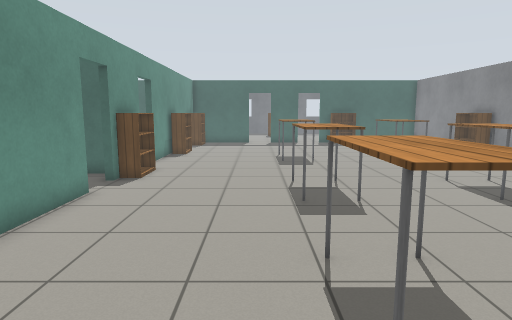
View 1 (above)

24 first-person views from a walk through a world built for the Gazebo simulator. The camera is 1.2 m above the floor, tilts 8° down and sees 75° across. The floor is counted in squares, 0.5 m on a side. Each view is taken from the middle of a square. On the plan, view 1 faces up. The plan holds only what a view shows up to about 19 squares ahead; the rest is blank. Simple patterns stand in for the simulator's built-in surfaces.

View 2
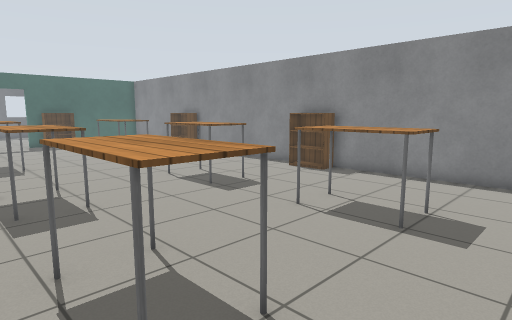

View 3
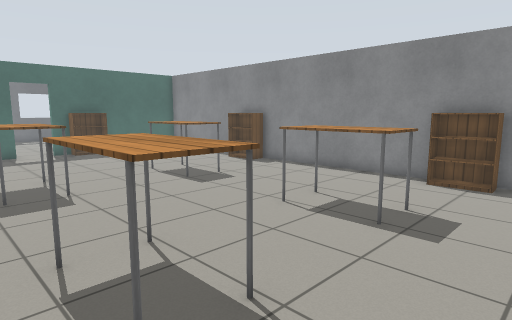

View 4
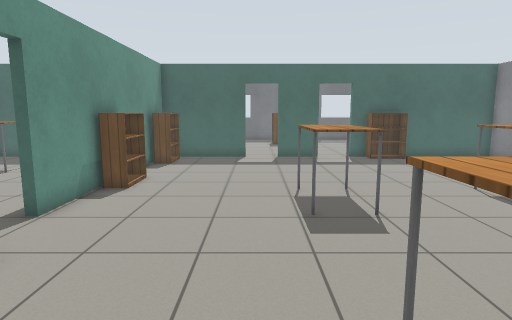

View 5
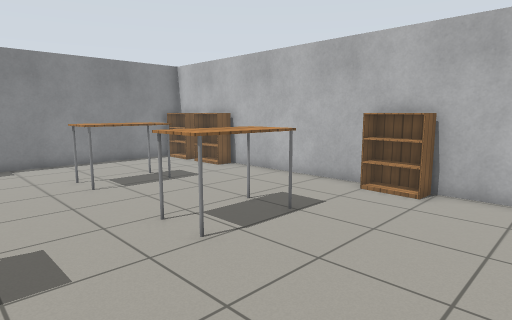

View 6
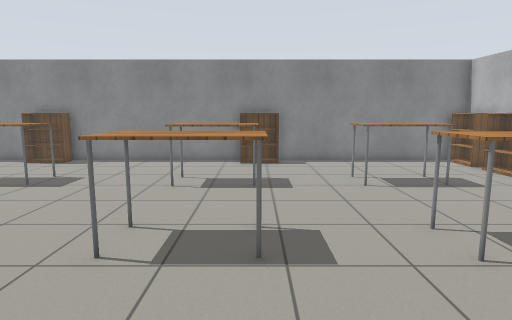

View 7
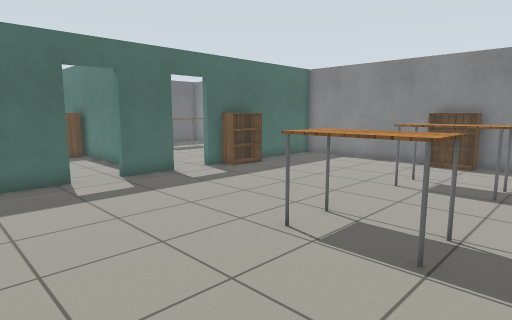

View 8
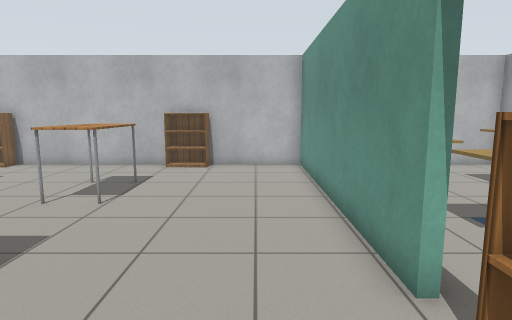

View 9
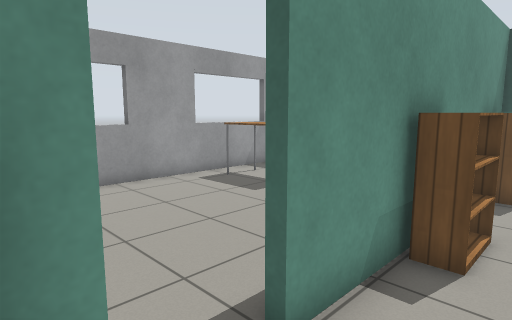

View 10
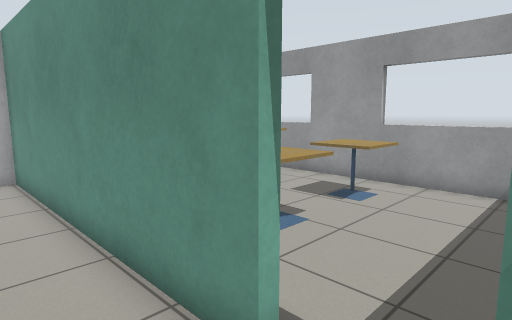

View 11
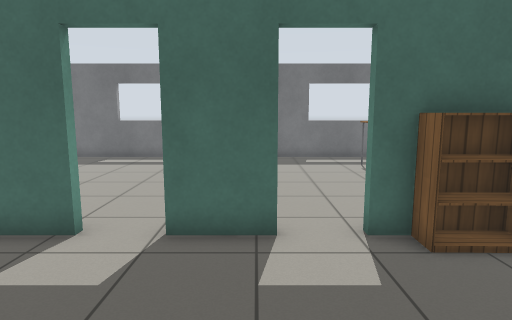

View 12
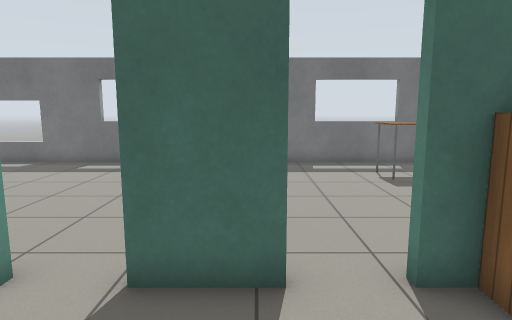

View 13
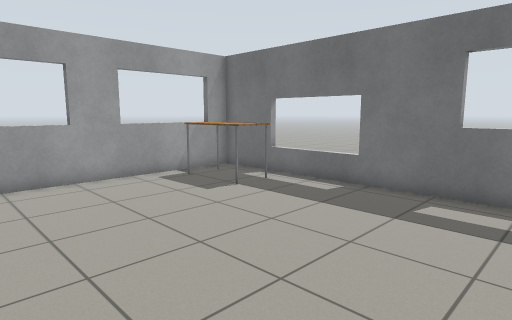

View 14
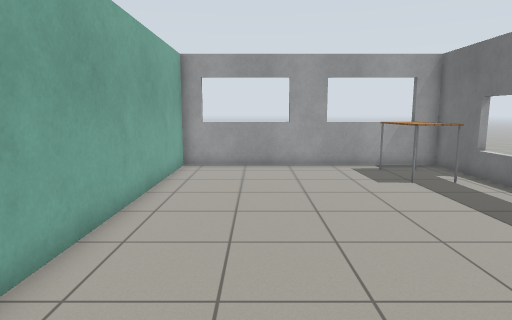

View 15
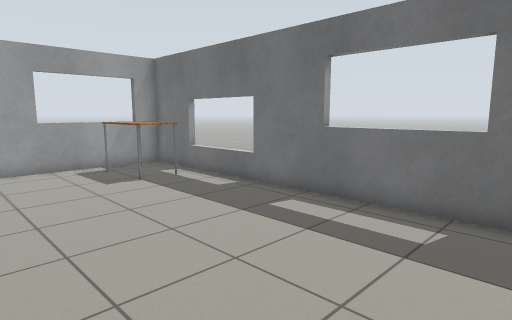

View 16
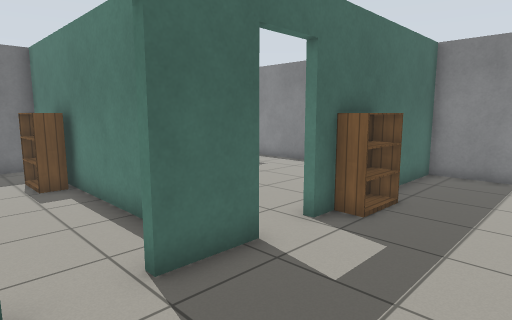

View 17
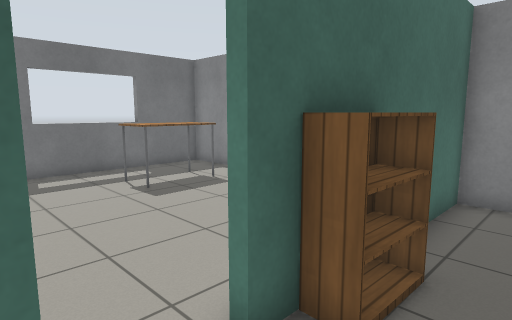

View 18
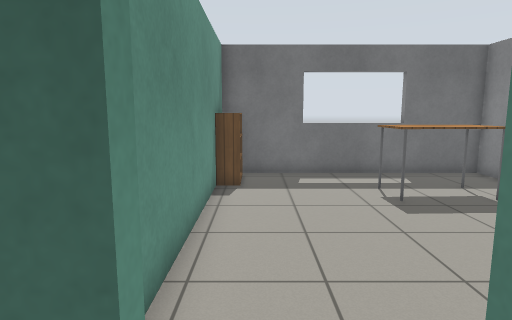

View 19
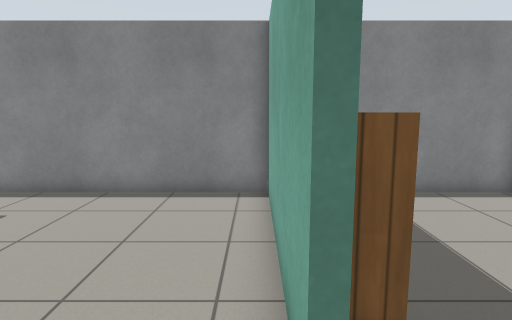

View 20
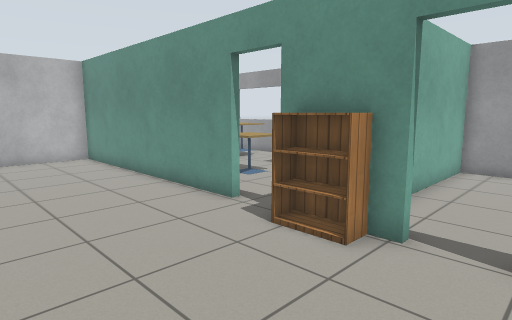

View 21
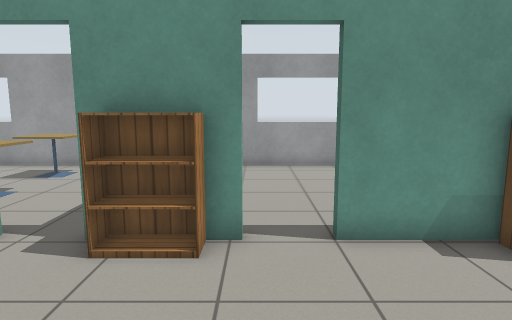

View 22
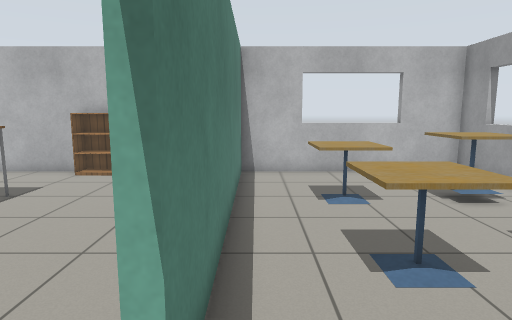

View 23
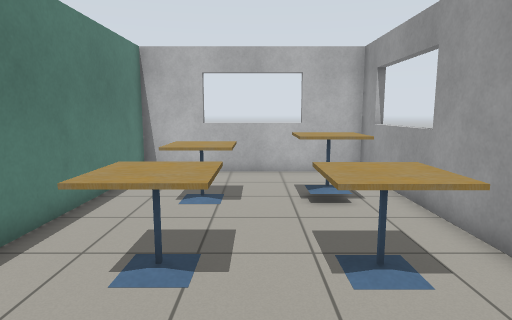

View 24
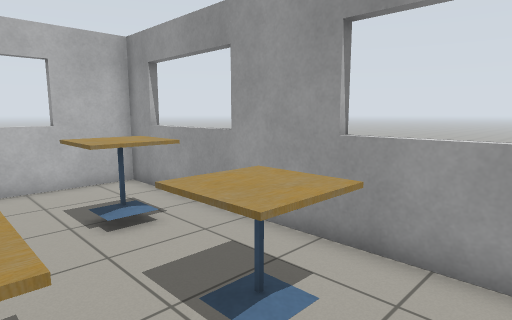

### Floor plan
Points are (right, up) in squares from view 1. A wall is a line through its corners. A room is listed if a view was taken in it or the views show most of it. See-through windows are left out.
Room 1 (views 1, 2, 3, 4, 5, 6, 7, 8, 9, 10, 11, 12, 16, 17, 18, 20, 21)
walls: (-5.1, 14.7) (-5.1, 11.7); (-5.1, 9.9) (-5.1, -1.6) (12.9, -1.6) (12.9, 27.3) (8.4, 27.3); (-5.1, 19.4) (-5.1, 16.5); (3.4, 27.3) (1.2, 27.3); (-0.6, 27.3) (-5.1, 27.3) (-5.1, 20.4)
ways out: open door at (0.5, 27.5) to room 2; open door at (4.5, 27.5) to room 3; open door at (-5, 10.5) to room 4; open door at (-5, 15.5) to room 5
objects: bookshelf (-5, 13); bookshelf (-5, 20) to (-4, 21); bookshelf (-4, 25) to (-4, 26); bookshelf (-1, -1) to (1, -1); table (1, 3) to (3, 5); table (2, 9) to (3, 12); table (2, 17) to (3, 19); bookshelf (6, 27) to (8, 27); table (7, 3) to (8, 5); table (7, 9) to (8, 12); table (7, 17) to (8, 19); bookshelf (8, -1) to (10, -1); bookshelf (11, -1) to (12, -1); bookshelf (12, 8) to (12, 10); bookshelf (12, 19) to (12, 20)
Room 2 (views 13, 14, 15)
walls: (2.4, 36.4) (2.4, 39.3) (-14.3, 39.3) (-14.3, 27.6) (-3.1, 27.6); (2.4, 30) (2.4, 34.5)
ways out: open door at (0.5, 27.5) to room 1
objects: table (-13, 37) to (-10, 38); bookshelf (2, 35) to (2, 36)
Room 3 (view 19)
walls: (2.7, 34.5) (2.7, 29.6); (8.4, 27.6) (12.9, 27.6) (12.9, 39.3) (2.7, 39.3) (2.7, 38.6)
ways out: open door at (4.5, 27.5) to room 1
objects: bookshelf (3, 37) to (3, 38); table (8, 35) to (11, 36)
Room 4 (views 22, 23, 24)
walls: (-14.3, 10.6) (-14.3, -1.6) (-5.4, -1.6) (-5.4, 9.9); (-6, 13.1) (-6.8, 13.1)
ways out: open door at (-5, 10.5) to room 1
objects: cafe table (-13, 2) to (-11, 4); cafe table (-13, 6) to (-11, 8); cafe table (-9, 2) to (-8, 3); cafe table (-9, 6) to (-8, 8)
Room 5 (no view inside)
walls: (-5.1, 20.4) (-5.1, 19.4); (-14.3, 26) (-14.3, 13.4) (-9, 13.4); (-13, 27.3) (-14.2, 27.3)
ways out: open door at (-5, 15.5) to room 1
objects: table (-13, 23) to (-10, 24)

Where each view was taken, in squares from view 1:
view 1: 0 up, 0 right, facing up
view 2: 0 up, 0 right, facing up-right
view 3: 6 up, 0 right, facing up-right
view 4: 9 up, 0 right, facing up
view 5: 9 up, 4 left, facing down-right
view 6: 9 up, 4 left, facing right
view 7: 15 up, 4 left, facing up-right
view 8: 14 up, 3 left, facing down
view 9: 14 up, 3 left, facing up-left
view 10: 12 up, 3 left, facing down-left
view 11: 21 up, 3 right, facing up
view 12: 23 up, 3 right, facing up
view 13: 29 up, 2 left, facing up-left
view 14: 31 up, 1 right, facing left
view 15: 31 up, 1 right, facing up-left
view 16: 23 up, 1 left, facing up-right
view 17: 25 up, 3 right, facing up-right
view 18: 26 up, 4 right, facing up
view 19: 28 up, 3 right, facing right
view 20: 17 up, 1 right, facing down-left
view 21: 15 up, 1 right, facing left
view 22: 12 up, 6 left, facing down
view 23: 12 up, 10 left, facing down
view 24: 10 up, 9 left, facing down-left
